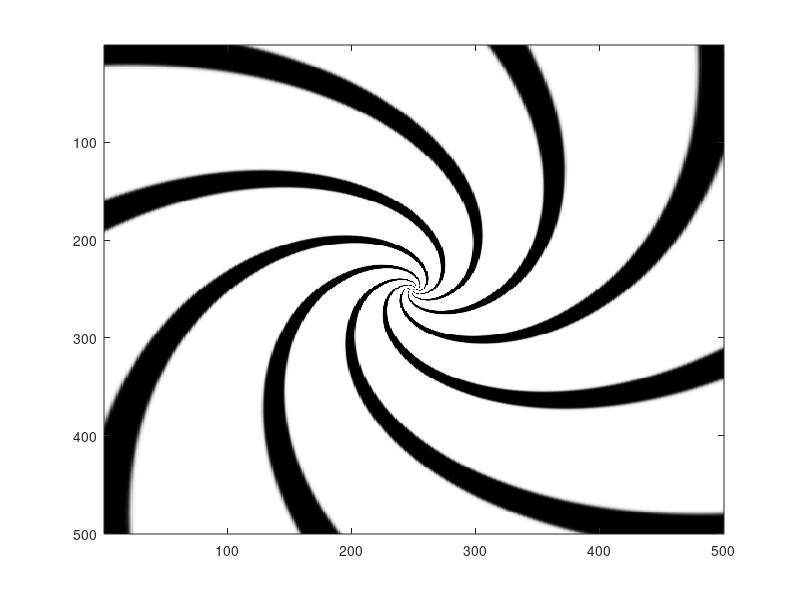
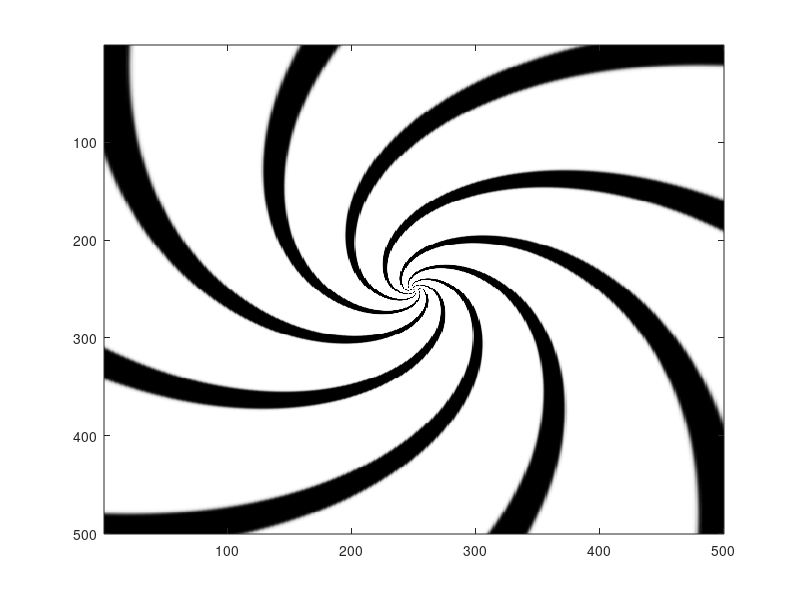
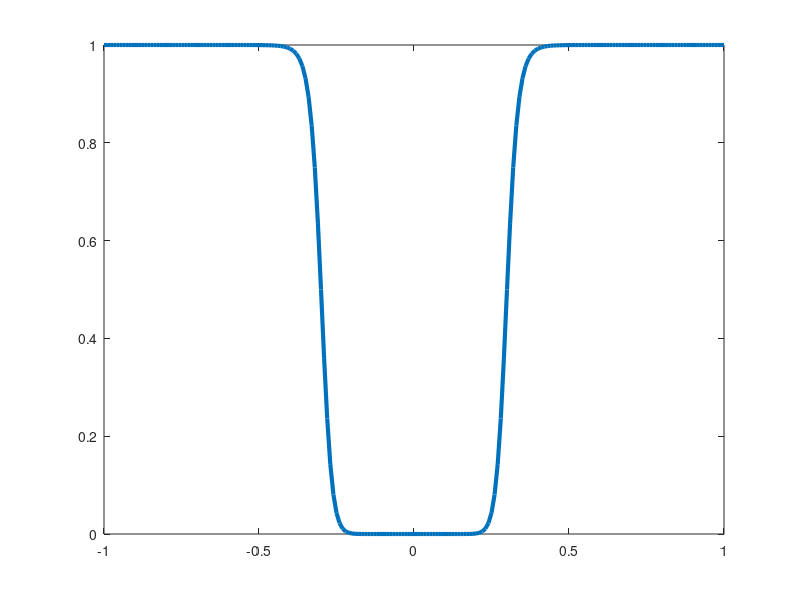

The MATLAB script that drew these images, in order:
%% Setup constants
ySize = 500; %number of x pixels
xSize = 500; %number of y pixels

a=4; %radial Cycles per image
b=4; %Number of windings per image, 0 = radial grating, 
phase=pi/4;

%transfer function parameters, linear: c50=1000,
%Rmax=1001,n=1,rectify=false
c50 =.3;
Rmax=1;
n=17;
rectify = true;

%% Make image
xCoords = linspace(-1,1,xSize);
yCoords = linspace(-1,1,ySize);
[xGrid yGrid] = meshgrid(xCoords, yCoords);

%for nonlineaity
tf = -1:.01:1;

%Make log-polar transformation
theta = atan2(yGrid,xGrid);
rho =log(sqrt(xGrid.^2+yGrid.^2));

%Take log polar coordinates and make a grating
spiralImage = sin(a*theta+(b*rho+1)+phase);

%Run image through a sigmoidal non-linearity
if rectify==false,
    spiralImage= Rmax*sign(spiralImage.^(n+1)).*(spiralImage.^n./(abs(spiralImage.^n)+c50^n));
    %nonlinear transfer function
    transFunc = Rmax*sign(tf.^(n+1)).*(tf.^n./(abs(tf.^n)+c50^n));
else
    spiralImage= abs(Rmax*(spiralImage.^n./(abs(spiralImage.^n)+c50^n)));
    transFunc = Rmax*abs((tf.^n./(abs(tf.^n)+c50.^n)));

end

stimImage=(spiralImage);


%% Plot stuff
figure(1)
imagesc( stimImage)
colormap('gray')
figure(2)
imagesc(fliplr(stimImage));
colormap('gray')
figure(3),

plot(tf,transFunc,'linewidth',3)
